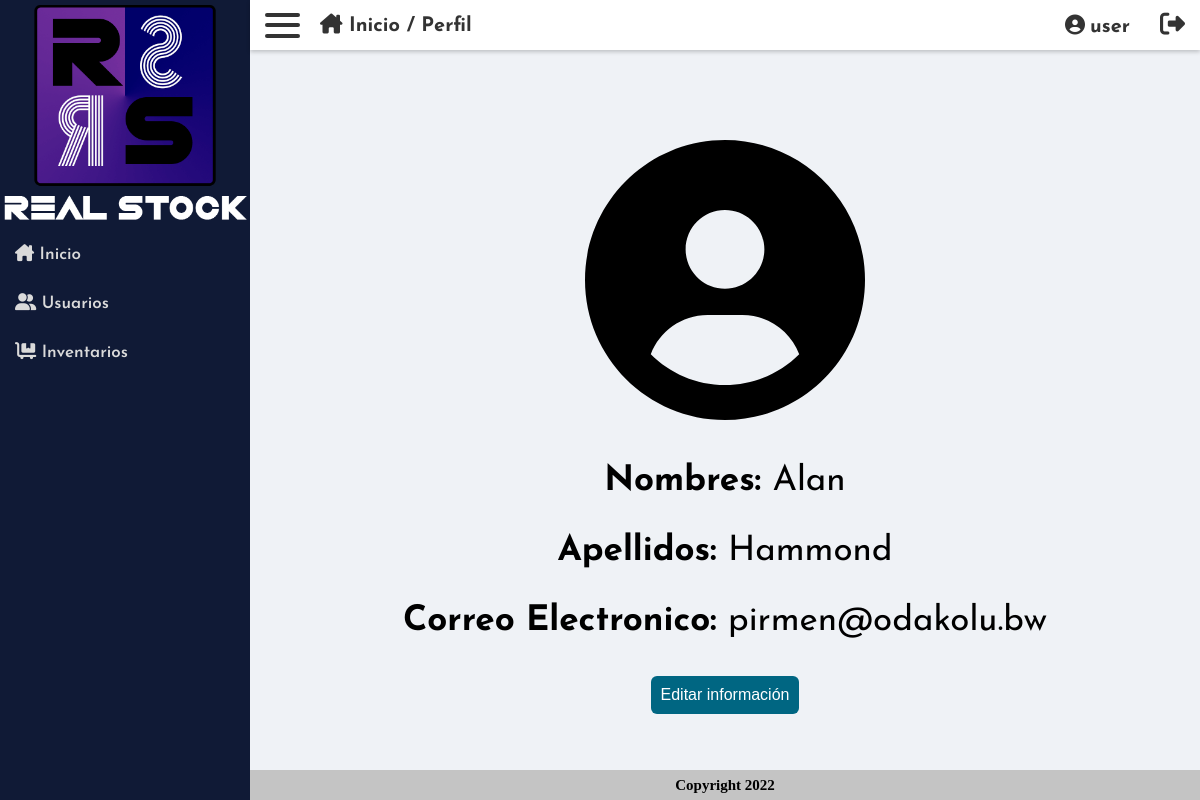
The page /frm_editar-perfil.php (signed in) on the database its author committed.
### tables this page shows
CREATE TABLE `tbl_usuario` (
  `usuario_id` int(11) NOT NULL,
  `usuario` varchar(45) DEFAULT NULL,
  `contrasena` varchar(255) DEFAULT NULL,
  `estado` varchar(45) DEFAULT NULL,
  `email` varchar(45) DEFAULT NULL,
  `nombres` varchar(45) DEFAULT NULL,
  `apellidos` varchar(45) DEFAULT NULL,
  `tbl_rol_id` int(11) DEFAULT NULL
);

### frm_editar-perfil.php (the view, shortened to what this page needs)
<!DOCTYPE html>
<html lang="es">
<head>
  <link rel="stylesheet" href="css/estilos.css" />
</head>
<body>
  <nav>
    <div class="logo">
      <img src="img/logo.png" alt="" />
    </div>
    <div class="links">
      <ul>
        <li class="link">
          <a href="principal.php">
            <i class="fa-solid fa-house-chimney"></i> Inicio
          </a>
        </li>
        <li class="link">
          <a href="frm_registrar-usuarios.php">
            <i class="fa-solid fa-user-group"></i> Usuarios
          </a>
        </li>
        <li class="link">
          <a href="inventarios.php">
            <i class="fa-solid fa-cart-flatbed"></i> Inventarios
          </a>
        </li>
      </ul>
    </div>
  </nav>
  <div class="wrapper">
    <header>
      <div class="section-header">
        <div class="hamburger-menu">
          <span></span><span></span><span></span>
        </div>
        <div class="location-source">
          <a href="principal.php"><i class="fa-solid fa-house-chimney"></i> Inicio</a> / Perfil
        </div>
      </div>
      <div class="section-header">
        <div class="user-tag">
          <a href="#"><i class="fa-solid fa-circle-user"></i><?php echo $_SESSION['username'] ?></a>
        </div>
        <div class="btn-logout">
          <a href="./php/logout.php"><i class="fa-solid fa-right-from-bracket"></i></a>
        </div>
      </div>
    </header>
    <div class="content">
      <div class="content_usu"><br><br>
        <img src="img/circle-user-solid.svg" /><br><br>
        <?php
        include './php/config.php';
        $user_id = $_SESSION['user_id'];
        $query = "SELECT email, nombres, apellidos FROM tbl_usuario WHERE usuario_id = '$user_id'";
        $result = mysqli_query($conn, $query);
        if ($result) {
          foreach ($result as $row) {
            $email = $row['email'];
            $name = $row['nombres'];
            $last_name = $row['apellidos'];
          }
        } else {
          echo '<script type="text/javascript">
                alert("Error al obtener datos del usuario");
                </script>';
        }
        ?>
        <p><b>Nombres: </b><?php echo $name ?></p><br>
        <p><b>Apellidos: </b><?php echo $last_name ?></p><br>
        <p><b>Correo Electronico: </b><?php echo $email ?></p><br>
        <button class="btn btn-green" data-btn-modal="true" data-modal="#m-perfil-usuario">Editar información</button>
      </div>
    </div>
    <footer>Copyright 2022</footer>
</body>
</html>

### css/estilos.css (style rules this page uses)
* { margin: 0; padding: 0; box-sizing: border-box; outline: none; }
a { text-decoration: none; }
.wrapper { position: relative; top: 0; left: 0; height: 100vh; margin-left: 250px; }
header { position: absolute; top: 0; width: 100%; display: flex; align-items: center; justify-content: space-between; font-family: "Josefin Sans", sans-serif; font-weight: 800; font-size: 20px; min-height: 40px; background-color: #fff; box-shadow: 0 2px 4px rgba(0, 0, 0, 0.2); padding: 5px 15px; z-index: 10; }
.section-header { display: flex; align-items: center; margin: 5px 0; }
.hamburger-menu { position: relative; width: 35px; height: 25px; display: flex; flex-direction: column; justify-content: space-between; cursor: pointer; margin-right: 20px; -webkit-tap-highlight-color: rgba(0, 0, 0, 0); }
.hamburger-menu span { width: 100%; height: 4px; background-color: rgba(0, 0, 0, 0.8); border-radius: 2px; transition: transform 0.3s; }
.location-source { color: rgba(0, 0, 0, 0.8); user-select: none; }
.location-source a { color: rgba(0, 0, 0, 0.8); }
.user-tag a { color: rgba(0, 0, 0, 0.8); }
.user-tag a i { margin: 5px; }
.btn-logout { font-size: 25px; cursor: pointer; margin-left: 30px; }
.btn-logout a { color: rgba(0, 0, 0, 0.8); }
.content { background-color: #eff2f6; min-height: calc(100vh - 30px); padding: 70px 20px 20px 20px; }
.btn { min-width: 100px; height: fit-content; padding: 10px; color: #fff; border-radius: 6px; text-align: center; border: none; outline: none; cursor: pointer; font-size: 1rem; user-select: none; }
.btn-green { background-color: #006682; transition: 0.3s; }
footer { position: relative; left: 0; width: 100%; bottom: 0; height: 30px; line-height: 30px; text-align: center; background-color: #c4c4c4; font-size: 15px; font-weight: 900; }
.logo img { width: 100%; }
nav { position: fixed; left: 0; top: 0; background-color: #101a36; height: 100%; width: 250px; color: #fff; font-family: "Josefin Sans", sans-serif; font-weight: 600; overflow-x: hidden; z-index: 10; }
.link a { color: rgb(218, 218, 218); display: block; font-size: 17px; padding: 15px; transition: .3s; }
.content_usu { text-align: center; font-family: "Josefin Sans", sans-serif; font-size: 35px; }
.content_usu img { height: 280px; width: 280px; }

### rows shown on the page
tbl_usuario: nombres "Alan", apellidos "Hammond", email "pirmen@odakolu.bw"

### other values the page prints
$_SESSION['username'] "user"
